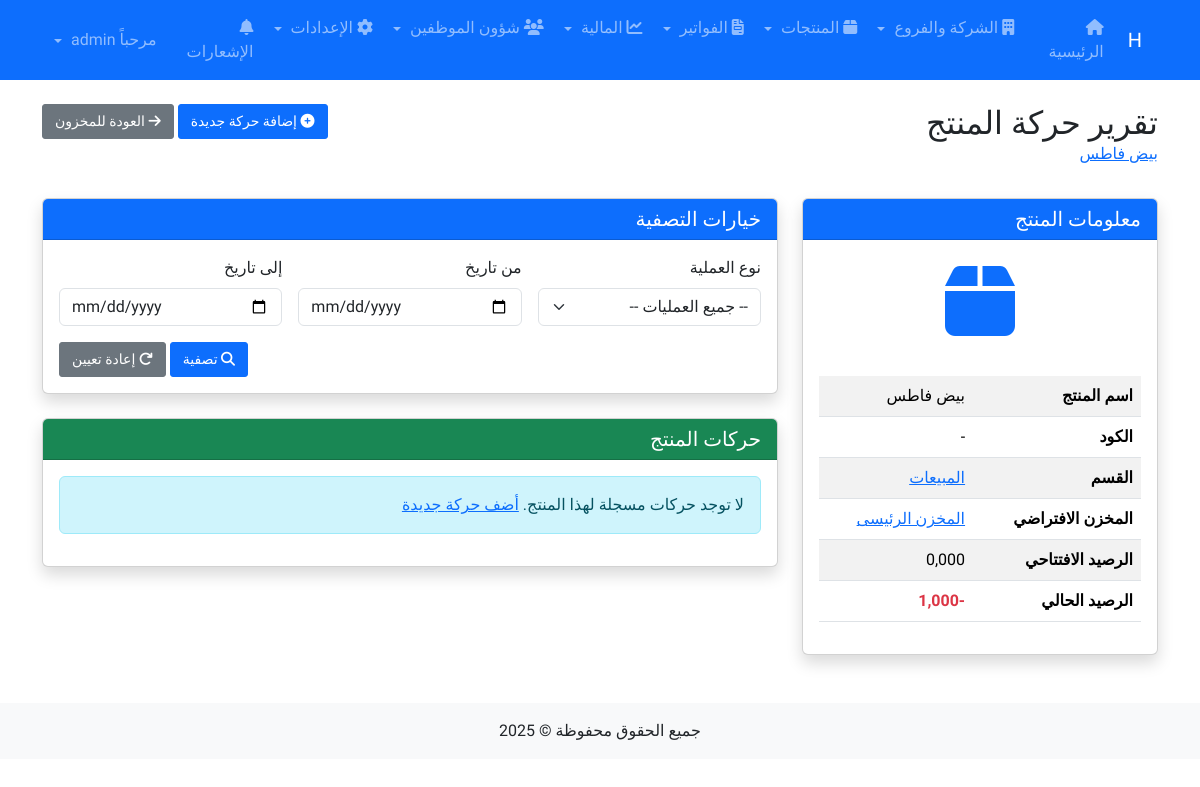
/finances/products/1/movement/ (signed in), run on the app's committed database.
### products/models.py (models this page shows, shortened)
class Product(models.Model):
    name = models.CharField(_("اسم المنتج"), max_length=255)
    code = models.CharField(_("كود المنتج"), max_length=50, blank=True, null=True)
    barcode = models.CharField(_("الباركود"), max_length=50, blank=True, null=True)
    category = models.ForeignKey(Category, on_delete=models.SET_NULL, blank=True, null=True,
                               related_name='products', verbose_name=_("القسم"))
    default_store = models.ForeignKey(Store, on_delete=models.SET_NULL, blank=True, null=True,
                                    related_name='default_products', verbose_name=_("المخزن الافتراضي"))
    initial_balance = models.DecimalField(_("الرصيد الافتتاحي"), max_digits=15, decimal_places=3, default=0)
    current_balance = models.DecimalField(_("الرصيد الحالي"), max_digits=15, decimal_places=3, default=0)
    image = models.ImageField(_("صورة المنتج"), upload_to='product_images/', blank=True, null=True)
    description = models.TextField(_("الوصف"), blank=True, null=True)
    is_active = models.BooleanField(_("نشط"), default=True)
    class Meta:
        verbose_name = _("منتج")
        verbose_name_plural = _("المنتجات")

class Category(models.Model):
    name = models.CharField(_("اسم القسم"), max_length=255)
    parent = models.ForeignKey('self', on_delete=models.CASCADE, blank=True, null=True,
                             related_name='children', verbose_name=_("القسم الأب"))
    description = models.TextField(_("الوصف"), blank=True, null=True)
    class Meta:
        verbose_name = _("قسم")
        verbose_name_plural = _("الأقسام")

### core/models.py (models this page shows, shortened)
class Store(models.Model):
    branch = models.ForeignKey(Branch, on_delete=models.CASCADE, related_name='stores', verbose_name=_("الفرع"))
    name = models.CharField(_("اسم المخزن"), max_length=255)
    address = models.TextField(_("العنوان"), blank=True, null=True)
    keeper = models.CharField(_("أمين المخزن"), max_length=255, blank=True, null=True)
    notes = models.TextField(_("ملاحظات"), blank=True, null=True)
    class Meta:
        verbose_name = _("مخزن")
        verbose_name_plural = _("المخازن")

### finances/views/product_transactions.py (the view, shortened to what this page needs)
# urls.py: path('products/<int:product_id>/movement/', views.product_movement_report, name='product_movement_report'),
@login_required
def product_movement_report(request, product_id):
    product = get_object_or_404(Product, pk=product_id)
    movements = ProductTransaction.objects.filter(product=product).order_by('-date')
    store_id = request.GET.get('store')
    if store_id:
        movements = movements.filter(store_id=store_id)
    transaction_type = request.GET.get('transaction_type')
    if transaction_type:
        movements = movements.filter(transaction_type=transaction_type)
    from_date = request.GET.get('from_date')
    to_date = request.GET.get('to_date')
    stores = Store.objects.all()
    return render(request, 'finances/product_transaction/movement_report.html', {
        'product': product,
        'movements': movements,
        'stores': stores,
        'transaction_types': ProductTransaction.TRANSACTION_TYPE_CHOICES,
        'selected_store': store_id,
        'selected_type': transaction_type,
        'from_date': from_date,
        'to_date': to_date
    })

### users/context_processors.py (called while the page is built)
def notifications(request):
    context_data = {
        'unread_notifications_count': 0
    }
    if request.user.is_authenticated:
        context_data['unread_notifications_count'] = get_unread_notifications_count(request.user)
    return context_data

### users/utils.py (called while the page is built)
def get_unread_notifications_count(user):
    return UserNotification.objects.filter(recipient=user, is_read=False).count()

### templates/finances/product_transaction/movement_report.html (shortened to what this page needs)
{% extends 'base.html' %}
{% block content %}
<div class="row mb-3">
    <div class="col-md-8">
        <h2 class="mb-0">تقرير حركة المنتج</h2>
        <p class="text-muted">
            <a href="{% url 'product_detail' product.pk %}">{{ product.name }}</a>
        </p>
    </div>
    <div class="col-md-4 text-end">
        <a href="{% url 'product_transaction_add' %}?product={{ product.pk }}" class="btn btn-primary">
            <i class="fas fa-plus-circle"></i> إضافة حركة جديدة
        </a>
        <a href="{% url 'product_inventory' %}" class="btn btn-secondary">
            <i class="fas fa-arrow-right"></i> العودة للمخزون
        </a>
    </div>
</div>
<div class="row">
    <div class="col-md-4">
        <div class="card shadow mb-4">
            <div class="card-header bg-primary text-white">
                <h5 class="card-title mb-0">معلومات المنتج</h5>
            </div>
            <div class="card-body">
                <div class="text-center mb-4">
                    {% if product.image %}
                        <img src="{{ product.image.url }}" alt="{{ product.name }}" class="img-fluid rounded" style="max-height: 150px;">
                    {% else %}
                        <div class="display-1">
                            <i class="fas fa-box text-primary"></i>
                        </div>
                    {% endif %}
                </div>
                <table class="table table-striped">
                    <tbody>
                        <tr>
                            <th>اسم المنتج</th>
                            <td>{{ product.name }}</td>
                        </tr>
                        <tr>
                            <th>الكود</th>
                            <td>{{ product.code|default:"-" }}</td>
                        </tr>
                        <tr>
                            <th>القسم</th>
                            <td>
                                {% if product.category %}
                                    <a href="{% url 'category_detail' product.category.pk %}">{{ product.category.name }}</a>
                                {% else %}
                                    -
                                {% endif %}
                            </td>
                        </tr>
                        <tr>
                            <th>المخزن الافتراضي</th>
                            <td>
                                {% if product.default_store %}
                                    <a href="{% url 'store_detail' product.default_store.pk %}">{{ product.default_store.name }}</a>
                                {% else %}
                                    -
                                {% endif %}
                            </td>
                        </tr>
                        <tr>
                            <th>الرصيد الافتتاحي</th>
                            <td>{{ product.initial_balance }}</td>
                        </tr>
                        <tr>
                            <th>الرصيد الحالي</th>
                            <td>
                                <span class="{% if product.current_balance <= 0 %}text-danger{% else %}text-success{% endif %} fw-bold">
                                    {{ product.current_balance }}
                                </span>
                            </td>
                        </tr>
                    </tbody>
                </table>
            </div>
        </div>
    </div>
    <div class="col-md-8">
        <div class="card shadow mb-4">
            <div class="card-header bg-primary text-white">
                <h5 class="card-title mb-0">خيارات التصفية</h5>
            </div>
            <div class="card-body">
                <form method="get" class="row g-3">
                    <div class="col-md-4">
                        <label for="type" class="form-label">نوع العملية</label>
                        <select name="type" id="type" class="form-select">
                            <option value="">-- جميع العمليات --</option>
                        </select>
                    </div>
                    <div class="col-md-4">
                        <label for="from_date" class="form-label">من تاريخ</label>
                        <input type="date" name="from_date" id="from_date" class="form-control" value="{{ from_date|default:'' }}">
                    </div>
                    <div class="col-md-4">
                        <label for="to_date" class="form-label">إلى تاريخ</label>
                        <input type="date" name="to_date" id="to_date" class="form-control" value="{{ to_date|default:'' }}">
                    </div>
                    <div class="col-12 text-end">
                        <button type="submit" class="btn btn-primary">
                            <i class="fas fa-search"></i> تصفية
                        </button>
                        <a href="{% url 'product_movement_report' product.pk %}" class="btn btn-secondary">
                            <i class="fas fa-redo"></i> إعادة تعيين
                        </a>
                    </div>
                </form>
            </div>
        </div>
        <div class="card shadow">
            <div class="card-header bg-success text-white">
                <h5 class="card-title mb-0">حركات المنتج</h5>
            </div>
            <div class="card-body">
                {% if transactions %}
                    <div class="table-responsive">
                        <table class="table table-striped table-hover">
                            <thead>
                                <tr>
                                    <th>#</th>
                                    <th>التاريخ</th>
                                    <th>نوع العملية</th>
                                    <th>الكمية</th>
                                    <th>الوحدة</th>
                                    <th>الرصيد قبل</th>
                                    <th>الرصيد بعد</th>
                                    <th>المرجع</th>
                                    <th>الإجراءات</th>
                                </tr>
                            </thead>
                            <tbody>
                                {% for transaction in transactions %}
                                    <tr>
                                        <td>{{ forloop.counter }}</td>
                                        <td>{{ transaction.date|date:"Y-m-d H:i" }}</td>
                                        <td>
                                            {% if transaction.transaction_type == 'sale' %}
                                                <span class="badge bg-danger">{{ transaction.get_transaction_type_display }}</span>
                                            {% elif transaction.transaction_type == 'purchase' %}
                                                <span class="badge bg-success">{{ transaction.get_transaction_type_display }}</span>
                                            {% elif transaction.transaction_type == 'sale_return' %}
                                                <span class="badge bg-warning">{{ transaction.get_transaction_type_display }}</span>
                                            {% elif transaction.transaction_type == 'purchase_return' %}
                                                <span class="badge bg-info">{{ transaction.get_transaction_type_display }}</span>
                                            {% else %}
                                                <span class="badge bg-secondary">{{ transaction.get_transaction_type_display }}</span>
                                            {% endif %}
                                        </td>
                                        <td>{{ transaction.quantity }}</td>
                                        <td>{{ transaction.product_unit.unit.name }}</td>
                                        <td>{{ transaction.balance_before }}</td>
                                        <td>{{ transaction.balance_after }}</td>
                                        <td>{{ transaction.reference_number|default:"-" }}</td>
                                        <td>
                                            <a href="{% url 'product_transaction_detail' transaction.pk %}" class="btn btn-sm btn-info">
                                                <i class="fas fa-eye"></i>
                                            </a>
                                        </td>
                                    </tr>
                                {% endfor %}
                            </tbody>
                        </table>
                    </div>
                {% else %}
                    <div class="alert alert-info">
                        لا توجد حركات مسجلة لهذا المنتج. <a href="{% url 'product_transaction_add' %}?product={{ product.pk }}">أضف حركة جديدة</a>
                    </div>
                {% endif %}
            </div>
        </div>
    </div>
</div>
{% endblock %}

### templates/base.html (style rules this page uses)
body { font-family: 'Tajawal', sans-serif; }
.card { transition: transform 0.3s; }
.btn { padding: 0.375rem 0.75rem; font-size: 0.875rem; border-radius: 3px; box-shadow: none; transition: all 0.2s; }

### data on the page
Product: name "بيض فاطس", code "-", category.name "المبيعات", default_store.name "المخزن الرئيسى", initial_balance "0,000", current_balance "-1,000"
